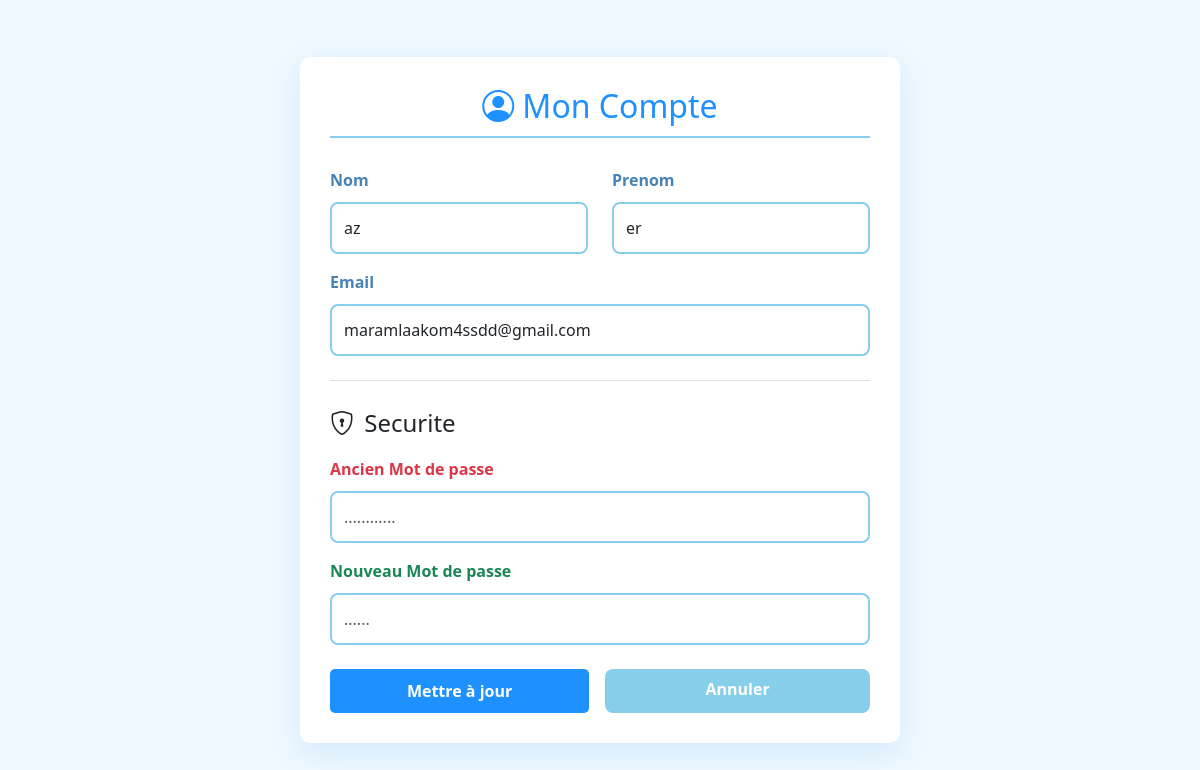
The page /employe_stock/profile.php (signed in) on the database its author committed.
### tables this page shows
CREATE TABLE `utilisateur` (
  `id_utilisateur` int(11) NOT NULL,
  `nom` varchar(100) NOT NULL,
  `prenom` varchar(100) NOT NULL,
  `email` varchar(100) NOT NULL,
  `mot_de_passe` varchar(255) NOT NULL,
  `role` varchar(20) DEFAULT 'employe_stock',
  `etat_compte` enum('actif','bloque') DEFAULT 'actif',
  `date_creation` datetime DEFAULT current_timestamp(),
  `code_verif` int(6) DEFAULT NULL,
  `token_recuperation` varchar(100) DEFAULT NULL
);

### employe_stock/profile.php (the view, shortened to what this page needs)
<?php
require_once '../includes/connexion.php';
$id_user = $_SESSION['id_utilisateur'];
        $user = $pdo->prepare("SELECT * FROM utilisateur WHERE id_utilisateur = ?");
        $user->execute([$id_user]);
        $u = $user->fetch();
?>
<!DOCTYPE html>
<html lang="fr">
<head>
    <link href="https://cdn.jsdelivr.net/npm/bootstrap@5.3.0/dist/css/bootstrap.min.css" rel="stylesheet">
    <link rel="stylesheet" href="https://cdn.jsdelivr.net/npm/bootstrap-icons@1.11.1/font/bootstrap-icons.css">
    <link rel="stylesheet" href="../css/base.css">
    <link rel="stylesheet" href="../css/forms.css">
</head>
<body>
<div class="page-form">
    <div class="form-container ">
        <div class="mb-4 text-center">
            <h2>
                <i class="bi bi-person-circle me-2"></i>Mon Compte
            </h2>
        </div>
        <div>
            <form method="POST">
                <div class="row">
                    <div class="col-md-6 mb-3">
                        <label class="form-label">Nom</label>
                        <input type="text" name="nom" class="form-control" value="<?= htmlspecialchars($u['nom']) ?>" required>
                    </div>
                    <div class="col-md-6 mb-3">
                        <label class="form-label">Prenom</label>
                        <input type="text" name="prenom" class="form-control" value="<?= htmlspecialchars($u['prenom']) ?>" required>
                    </div>
                </div>
                <div class="mb-4">
                    <label class="form-label">Email</label>
                    <input type="email" name="email" class="form-control" value="<?= htmlspecialchars($u['email']) ?>" required>
                </div>
                <div class="border-top pt-4 mb-4">
                    <p class=" mb-3" style="font-size: 1.5em; text-align:left;">
                        <i class="bi bi-shield-lock me-1"></i> Securite
                    </p>
                    <div class="mb-3">
                        <label class="form-label text-danger">Ancien Mot de passe</label>
                        <input type="password" name="old_password" autocomplete="new-password" class="form-control" placeholder="............">
                    </div>
                    <div class="mb-0">
                        <label class="form-label text-success">Nouveau Mot de passe</label>
                        <input type="password" name="new_password" class="form-control" placeholder="......">
                    </div>
                </div>
                <div class="d-flex gap-3">
                    <button type="submit" name="modifier" class="btn btn-primary w-100">
                        Mettre à jour
                    </button>
                    <a href="index.php" class="btn btn-secondary w-100 text-center text-decoration-none">
                        Annuler
                    </a>
                </div>
            </form>
        </div>
    </div>
</div>
</body>
</html>

### css/base.css (style rules this page uses)
:root { --primary: #1e90ff; --primary-dark: #0066cc; --secondary: #87ceeb; --danger: #ff6b6b; --success: #009900; --bg: #f0f8ff; --text-muted: #4682b4; }
body { background-color: var(--bg) ; }
h2 { color: var(--primary); border-bottom: 2px solid var(--secondary); padding-bottom: 10px; margin-bottom: 30px; }
.page-form { min-height: 100vh; display: flex; align-items: center; justify-content: center; padding: 20px; }
.form-container { background: white; padding: 30px; border-radius: 10px; max-width: 600px; width: 100%; box-shadow: 0 10px 30px rgba(135, 206, 235, 0.3); }

### css/forms.css (style rules this page uses)
.form-control, .form-select { border: 2px solid var(--secondary); border-radius: 8px; padding: 12px; font-size: 1rem; line-height: 1.5; }
.form-label { color: var(--text-muted); font-weight: bold; margin-bottom: 10px; text-align: left; display: block; }
.btn-primary { background-color: #1e90ff !important; border: none !important; color: white !important; padding: 10px 25px; font-weight: bold; border-radius: 5px; font-size: 1rem; transition: background 0.3s ease; white-space: nowrap; text-decoration: none; }
.btn-secondary { background-color: #87ceeb ; border: none ; color: white ; padding: 8px 30px ; font-weight: bold; border-radius: 8px; font-size: 1rem; transition: background 0.3s ease; white-space: nowrap; text-decoration: none; }

### rows shown on the page
utilisateur: nom "az", prenom "er", email "maramlaakom4ssdd@gmail.com"
